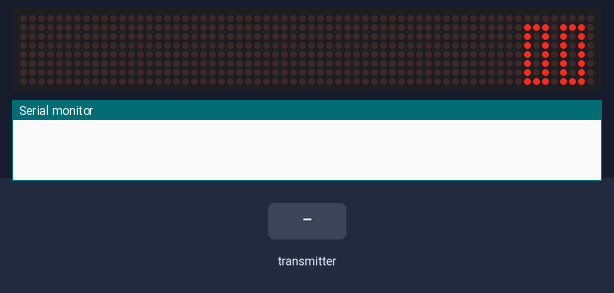
The sketch below on a simulated Arduino Uno, built with avr-gcc and run on an emulated ATmega328P. Shown: 64×8 LED matrix, the last lines printed to the serial monitor. Inputs (shaded band) come from the test bench. No radio packets arrive unless stated.

Above: at 1.2 s.
1.3 s: the transmitter starts sending recState = 1
At 1.36 s:
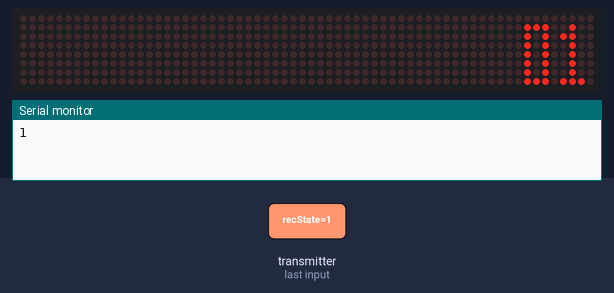
At 1.78 s:
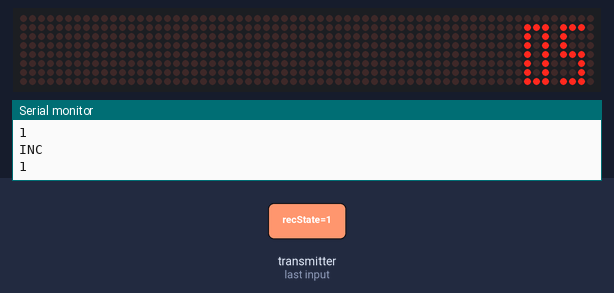
3.1 s: the transmitter starts sending recState = 0
4.6 s: the transmitter starts sending recState = 1
At 4.66 s:
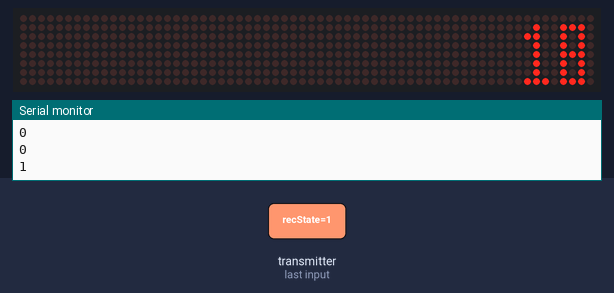

Measured:
- after the input at 1.3 s, the display: changes at once (image 1)
- after the input at 4.6 s, the display: changes at once (image 3)

The sketch:

RECEIVER_SEM_5.ino
```cpp
//RECEIVER

#include <SPI.h>
#include <nRF24L01.h>
#include <RF24.h>
#include <LedControl.h>

// the number at which LED pin is connected
//const int LED_1 =  PC10;
//const int LED_2 =  PC11;
//const int LED_3 =  PC12;


int DIN = 2;
int CS =  3;
int CLK = 4;

RF24 radio(8, 9); // (CE, CSN)
const byte address[6] = "00001";  //Byte of array representing the address.
//This is the address where we will send the data. This should be same on the receiving side.

// variables will change:
uint8_t recState = 0;

byte zero[8] = {0x00, 0xEE, 0xAA, 0xAA, 0xAA, 0xAA, 0xAA, 0xEE};
byte one[8] = {0x00, 0xE4, 0xAC, 0xA4, 0xA4, 0xA4, 0xA4, 0xEE};
byte two[8] = {0x00, 0xEE, 0xA2, 0xA2, 0xAE, 0xA8, 0xA8, 0xEE};
byte three[8] = {0x00, 0xEE, 0xA2, 0xA2, 0xAE, 0xA2, 0xA2, 0xEE};
byte four[8] = {0x00, 0xE2, 0xA6, 0xAA, 0xAF, 0xA2, 0xA2, 0xE2};
byte five[8] = {0x00, 0xEE, 0xA8, 0xA8, 0xAE, 0xA2, 0xA2, 0xEE};
byte six[8] = {0x00, 0xEE, 0xA8, 0xA8, 0xAE, 0xAA, 0xAA, 0xEE};
byte seven[8] = {0x00, 0xEE, 0xA2, 0xA2, 0xA2, 0xA2, 0xA2, 0xE2};
byte eight[8] = {0x00, 0xEE, 0xAA, 0xAA, 0xAE, 0xAA, 0xAA, 0xEE};
byte nine[8] = {0x00, 0xEE, 0xAA, 0xAA, 0xAE, 0xA2, 0xA2, 0xEE};
byte ten[8] = {0x00, 0x4E, 0xCA, 0x4A, 0x4A, 0x4A, 0x4A, 0xEE};
byte eleven[8] = {0x00, 0x44, 0xCC, 0x44, 0x44, 0x44, 0x44, 0xEE};
byte twelve[8] = {0x00, 0x4E, 0xC2, 0x42, 0x4E, 0x48, 0x48, 0xEE};
byte thirteen[8] = {0x00, 0x4E, 0xC2, 0x42, 0x4E, 0x42, 0x42, 0xEE};
byte fourteen[8] = {0x00, 0x42, 0xC6, 0x4A, 0x4F, 0x42, 0x42, 0xE2};
byte fifteen[8] = {0x00, 0x4E, 0xC8, 0x48, 0x4E, 0x42, 0x42, 0xEE};
byte sixteen[8] = {0x00, 0x4E, 0xC8, 0x48, 0x4E, 0x4A, 0x4A, 0xEE};
byte seventeen[8] = {0x00, 0x4E, 0xC2, 0x42, 0x42, 0x42, 0x42, 0xE2};
byte eighteen[8] = {0x00, 0x4E, 0xCA, 0x4A, 0x4E, 0x4A, 0x4A, 0xEE};
byte nineteen[8] = {0x00, 0x4E, 0xCA, 0x4A, 0x4E, 0x42, 0x42, 0xEE};
byte twenty[8] = {0x00, 0xEE, 0x2A, 0x2A, 0xEA, 0x8A, 0x8A, 0xEE};
byte twentyone[8] = {0x00, 0xE4, 0x2C, 0x24, 0xE4, 0x84, 0x84, 0xEE};

LedControl lc = LedControl(DIN, CLK, CS, 0);

void setup()
{

  lc.shutdown(0, false);      //The MAX72XX is in power-saving mode on startup
  lc.setIntensity(0, 1);     // Set the brightness to maximum value i.e 15
  lc.clearDisplay(0);         // and clear the display
  pinMode(DIN, OUTPUT);

  // initialize the LED pin as an output:
  //  pinMode(LED_1, OUTPUT);
  //  pinMode(LED_2, OUTPUT);
  //  pinMode(LED_3, OUTPUT);

  Serial.begin(9600);
  radio.begin();
  radio.openReadingPipe(0, address); //Setting the address at which we will receive the data same as on transmitter side.
  radio.setPALevel(RF24_PA_MAX); //You can set this as minimum or maximum depending on the distance between the transmitter and receiver.
  radio.startListening(); //This sets the module as receiver
  printByte(zero);
}


int count = 0;
void loop()
{
  if (radio.available()) //Looking for the data.
  {
    //Reading the data
    radio.read(&recState, sizeof(recState));
    Serial.println(recState);

    if (recState == 1 )
    {
      count = count + 1;
      printDigits();
      //   digitalWrite(LED_1, HIGH);
      Serial.println("INC");
    }

    if (recState == 2 ) {
      printByte(zero);
      count = 0;
      // digitalWrite(LED_2, HIGH);
      Serial.println("RST");
    }

    if (recState == 3 ) {
      count = count - 1;
      printDigits();
      //   digitalWrite(LED_3, HIGH);
      Serial.println("DEC");
    }
  }

  if (count == 22) {
    count = 0;
  }
}

void printDigits() {

  switch (count) {

    case 1:
      printByte(one);
      delay(100);
      break;

    case 2:
      printByte(two);
      delay(100);
      break;

    case 3:
      printByte(three);
      delay(100);
      break;

    case 4:
      printByte(four);
      delay(100);
      break;

    case 5:
      printByte(five);
      delay(100);
      break;

    case 6:
      printByte(six);
      delay(100);
      break;

    case 7:
      printByte(seven);
      delay(100);
      break;

    case 8:
      printByte(eight);
      delay(100);
      break;

    case 9:
      printByte(nine);
      delay(100);
      break;

    case 10:
      printByte(ten);
      delay(100);
      break;

    case 11:
      printByte(eleven);
      delay(100);
      break;

    case 12:
      printByte(twelve);
      delay(100);
      break;

    case 13:
      printByte(thirteen);
      delay(100);
      break;

    case 14:
      printByte(fourteen);
      delay(100);
      break;

    case 15:
      printByte(fifteen);
      delay(100);
      break;

    case 16:
      printByte(sixteen);
      delay(100);
      break;

    case 17:
      printByte(seventeen);
      delay(100);
      break;

    case 18:
      printByte(eighteen);
      delay(100);
      break;

    case 19:
      printByte(nineteen);
      delay(100);
      break;

    case 20:
      printByte(twenty);
      delay(100);
      break;

    case 21:
      printByte(twentyone);
      delay(100);
      break;

    default:
      printByte(zero);
      break;
  }

}

void printByte(byte character [])

{

  int i = 0;

  for (i = 0; i < 8; i++)

  {

    lc.setRow(0, i, character[i]);

  }

}
```
